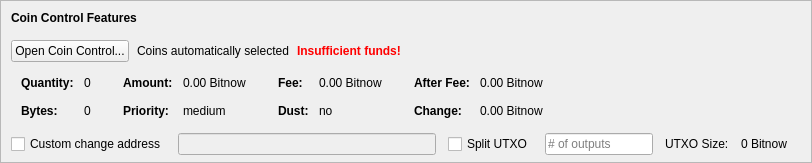
    <widget class="QFrame" name="frameCoinControl">
     <property name="sizePolicy">
      <sizepolicy hsizetype="Expanding" vsizetype="Expanding">
       <horstretch>0</horstretch>
       <verstretch>0</verstretch>
      </sizepolicy>
     </property>
     <property name="maximumSize">
      <size>
       <width>16777215</width>
       <height>16777215</height>
      </size>
     </property>
     <property name="frameShape">
      <enum>QFrame::StyledPanel</enum>
     </property>
     <property name="frameShadow">
      <enum>QFrame::Sunken</enum>
     </property>
     <layout class="QVBoxLayout" name="verticalLayoutCoinControl2">
      <property name="spacing">
       <number>0</number>
      </property>
      <property name="leftMargin">
       <number>0</number>
      </property>
      <property name="topMargin">
       <number>0</number>
      </property>
      <property name="rightMargin">
       <number>0</number>
      </property>
      <property name="bottomMargin">
       <number>6</number>
      </property>
      <item>
       <layout class="QVBoxLayout" name="verticalLayoutCoinControl" stretch="0,0,0,0,1">
        <property name="spacing">
         <number>0</number>
        </property>
        <property name="leftMargin">
         <number>10</number>
        </property>
        <property name="topMargin">
         <number>10</number>
        </property>
        <item>
         <layout class="QHBoxLayout" name="horizontalLayoutCoinControl1">
          <property name="bottomMargin">
           <number>15</number>
          </property>
          <item>
           <widget class="QLabel" name="labelCoinControlFeatures">
            <property name="sizePolicy">
             <sizepolicy hsizetype="Preferred" vsizetype="Maximum">
              <horstretch>0</horstretch>
              <verstretch>0</verstretch>
             </sizepolicy>
            </property>
            <property name="font">
             <font>
              <weight>75</weight>
              <bold>true</bold>
             </font>
            </property>
            <property name="styleSheet">
             <string notr="true">font-weight:bold;</string>
            </property>
            <property name="text">
             <string>Coin Control Features</string>
            </property>
           </widget>
          </item>
         </layout>
        </item>
        <item>
         <layout class="QHBoxLayout" name="horizontalLayoutCoinControl2" stretch="0,0,0,0">
          <property name="spacing">
           <number>8</number>
          </property>
          <property name="bottomMargin">
           <number>10</number>
          </property>
          <item>
           <widget class="QPushButton" name="pushButtonCoinControl">
            <property name="styleSheet">
             <string notr="true"/>
            </property>
            <property name="text">
             <string>Open Coin Control...</string>
            </property>
            <property name="autoDefault">
             <bool>false</bool>
            </property>
           </widget>
          </item>
          <item>
           <widget class="QLabel" name="labelCoinControlAutomaticallySelected">
            <property name="text">
             <string>Coins automatically selected</string>
            </property>
            <property name="margin">
             <number>5</number>
            </property>
           </widget>
          </item>
          <item>
           <widget class="QLabel" name="labelCoinControlInsuffFunds">
            <property name="font">
             <font>
              <weight>75</weight>
              <bold>true</bold>
             </font>
            </property>
            <property name="styleSheet">
             <string notr="true">color:red;font-weight:bold;</string>
            </property>
            <property name="text">
             <string>Insufficient funds!</string>
            </property>
            <property name="margin">
             <number>5</number>
            </property>
           </widget>
          </item>
          <item>
           <spacer name="horizontalSpacerCoinControl">
            <property name="orientation">
             <enum>Qt::Horizontal</enum>
            </property>
            <property name="sizeHint" stdset="0">
             <size>
              <width>40</width>
              <height>1</height>
             </size>
            </property>
           </spacer>
          </item>
         </layout>
        </item>
        <item>
         <widget class="QWidget" name="widgetCoinControl" native="true">
          <property name="sizePolicy">
           <sizepolicy hsizetype="Preferred" vsizetype="Preferred">
            <horstretch>0</horstretch>
            <verstretch>0</verstretch>
           </sizepolicy>
          </property>
          <property name="minimumSize">
           <size>
            <width>0</width>
            <height>0</height>
           </size>
          </property>
          <property name="styleSheet">
           <string notr="true"/>
          </property>
          <layout class="QHBoxLayout" name="horizontalLayoutCoinControl5">
           <property name="leftMargin">
            <number>0</number>
           </property>
           <property name="topMargin">
            <number>0</number>
           </property>
           <property name="rightMargin">
            <number>0</number>
           </property>
           <property name="bottomMargin">
            <number>0</number>
           </property>
           <item>
            <layout class="QHBoxLayout" name="horizontalLayoutCoinControl3" stretch="0,0,0,1">
             <property name="spacing">
              <number>20</number>
             </property>
             <property name="topMargin">
              <number>0</number>
             </property>
             <property name="bottomMargin">
              <number>10</number>
             </property>
             <item>
              <layout class="QFormLayout" name="formLayoutCoinControl1">
               <property name="horizontalSpacing">
                <number>10</number>
               </property>
               <property name="verticalSpacing">
                <number>14</number>
               </property>
               <property name="leftMargin">
                <number>10</number>
               </property>
               <property name="topMargin">
                <number>4</number>
               </property>
               <property name="rightMargin">
                <number>6</number>
               </property>
               <item row="0" column="0">
                <widget class="QLabel" name="labelCoinControlQuantityText">
                 <property name="font">
                  <font>
                   <weight>75</weight>
                   <bold>true</bold>
                  </font>
                 </property>
                 <property name="text">
                  <string>Quantity:</string>
                 </property>
                 <property name="margin">
                  <number>0</number>
                 </property>
                </widget>
               </item>
               <item row="0" column="1">
                <widget class="QLabel" name="labelCoinControlQuantity">
                 <property name="cursor">
                  <cursorShape>IBeamCursor</cursorShape>
                 </property>
                 <property name="contextMenuPolicy">
                  <enum>Qt::ActionsContextMenu</enum>
                 </property>
                 <property name="text">
                  <string notr="true">0</string>
                 </property>
                 <property name="margin">
                  <number>0</number>
                 </property>
                 <property name="textInteractionFlags">
                  <set>Qt::LinksAccessibleByMouse|Qt::TextSelectableByKeyboard|Qt::TextSelectableByMouse</set>
                 </property>
                </widget>
               </item>
               <item row="1" column="0">
                <widget class="QLabel" name="labelCoinControlBytesText">
                 <property name="font">
                  <font>
                   <weight>75</weight>
                   <bold>true</bold>
                  </font>
                 </property>
                 <property name="text">
                  <string>Bytes:</string>
                 </property>
                </widget>
               </item>
               <item row="1" column="1">
                <widget class="QLabel" name="labelCoinControlBytes">
                 <property name="cursor">
                  <cursorShape>IBeamCursor</cursorShape>
                 </property>
                 <property name="contextMenuPolicy">
                  <enum>Qt::ActionsContextMenu</enum>
                 </property>
                 <property name="text">
                  <string notr="true">0</string>
                 </property>
                 <property name="textInteractionFlags">
                  <set>Qt::LinksAccessibleByMouse|Qt::TextSelectableByKeyboard|Qt::TextSelectableByMouse</set>
                 </property>
                </widget>
               </item>
              </layout>
             </item>
             <item>
              <layout class="QFormLayout" name="formLayoutCoinControl2">
               <property name="horizontalSpacing">
                <number>10</number>
               </property>
               <property name="verticalSpacing">
                <number>14</number>
               </property>
               <property name="leftMargin">
                <number>6</number>
               </property>
               <property name="topMargin">
                <number>4</number>
               </property>
               <property name="rightMargin">
                <number>6</number>
               </property>
               <item row="0" column="0">
                <widget class="QLabel" name="labelCoinControlAmountText">
                 <property name="font">
                  <font>
                   <weight>75</weight>
                   <bold>true</bold>
                  </font>
                 </property>
                 <property name="text">
                  <string>Amount:</string>
                 </property>
                 <property name="margin">
                  <number>0</number>
                 </property>
                </widget>
               </item>
               <item row="0" column="1">
                <widget class="QLabel" name="labelCoinControlAmount">
                 <property name="cursor">
                  <cursorShape>IBeamCursor</cursorShape>
                 </property>
                 <property name="contextMenuPolicy">
                  <enum>Qt::ActionsContextMenu</enum>
                 </property>
                 <property name="text">
                  <string notr="true">0.00 Bitnow</string>
                 </property>
                 <property name="textInteractionFlags">
                  <set>Qt::LinksAccessibleByMouse|Qt::TextSelectableByKeyboard|Qt::TextSelectableByMouse</set>
                 </property>
                </widget>
               </item>
               <item row="1" column="0">
                <widget class="QLabel" name="labelCoinControlPriorityText">
                 <property name="font">
                  <font>
                   <weight>75</weight>
                   <bold>true</bold>
                  </font>
                 </property>
                 <property name="text">
                  <string>Priority:</string>
                 </property>
                </widget>
               </item>
               <item row="1" column="1">
                <widget class="QLabel" name="labelCoinControlPriority">
                 <property name="cursor">
                  <cursorShape>IBeamCursor</cursorShape>
                 </property>
                 <property name="contextMenuPolicy">
                  <enum>Qt::ActionsContextMenu</enum>
                 </property>
                 <property name="text">
                  <string>medium</string>
                 </property>
                 <property name="textInteractionFlags">
                  <set>Qt::LinksAccessibleByMouse|Qt::TextSelectableByKeyboard|Qt::TextSelectableByMouse</set>
                 </property>
                </widget>
               </item>
              </layout>
             </item>
             <item>
              <layout class="QFormLayout" name="formLayoutCoinControl3">
               <property name="horizontalSpacing">
                <number>10</number>
               </property>
               <property name="verticalSpacing">
                <number>14</number>
               </property>
               <property name="leftMargin">
                <number>6</number>
               </property>
               <property name="topMargin">
                <number>4</number>
               </property>
               <property name="rightMargin">
                <number>6</number>
               </property>
               <item row="0" column="0">
                <widget class="QLabel" name="labelCoinControlFeeText">
                 <property name="font">
                  <font>
                   <weight>75</weight>
                   <bold>true</bold>
                  </font>
                 </property>
                 <property name="text">
                  <string>Fee:</string>
                 </property>
                 <property name="margin">
                  <number>0</number>
                 </property>
                </widget>
               </item>
               <item row="0" column="1">
                <widget class="QLabel" name="labelCoinControlFee">
                 <property name="cursor">
                  <cursorShape>IBeamCursor</cursorShape>
                 </property>
                 <property name="contextMenuPolicy">
                  <enum>Qt::ActionsContextMenu</enum>
                 </property>
                 <property name="text">
                  <string notr="true">0.00 Bitnow</string>
                 </property>
                 <property name="textInteractionFlags">
                  <set>Qt::LinksAccessibleByMouse|Qt::TextSelectableByKeyboard|Qt::TextSelectableByMouse</set>
                 </property>
                </widget>
               </item>
               <item row="1" column="0">
                <widget class="QLabel" name="labelCoinControlLowOutputText">
                 <property name="font">
                  <font>
                   <weight>75</weight>
                   <bold>true</bold>
                  </font>
                 </property>
                 <property name="text">
                  <string>Dust:</string>
                 </property>
                </widget>
               </item>
               <item row="1" column="1">
                <widget class="QLabel" name="labelCoinControlLowOutput">
                 <property name="cursor">
                  <cursorShape>IBeamCursor</cursorShape>
                 </property>
                 <property name="contextMenuPolicy">
                  <enum>Qt::ActionsContextMenu</enum>
                 </property>
                 <property name="text">
                  <string>no</string>
                 </property>
                 <property name="textInteractionFlags">
                  <set>Qt::LinksAccessibleByMouse|Qt::TextSelectableByKeyboard|Qt::TextSelectableByMouse</set>
                 </property>
                </widget>
               </item>
              </layout>
             </item>
             <item>
              <layout class="QFormLayout" name="formLayoutCoinControl4">
               <property name="horizontalSpacing">
                <number>10</number>
               </property>
               <property name="verticalSpacing">
                <number>14</number>
               </property>
               <property name="leftMargin">
                <number>6</number>
               </property>
               <property name="topMargin">
                <number>4</number>
               </property>
               <property name="rightMargin">
                <number>6</number>
               </property>
               <item row="0" column="0">
                <widget class="QLabel" name="labelCoinControlAfterFeeText">
                 <property name="font">
                  <font>
                   <weight>75</weight>
                   <bold>true</bold>
                  </font>
                 </property>
                 <property name="text">
                  <string>After Fee:</string>
                 </property>
                 <property name="margin">
                  <number>0</number>
                 </property>
                </widget>
               </item>
               <item row="0" column="1">
                <widget class="QLabel" name="labelCoinControlAfterFee">
                 <property name="cursor">
                  <cursorShape>IBeamCursor</cursorShape>
                 </property>
                 <property name="contextMenuPolicy">
                  <enum>Qt::ActionsContextMenu</enum>
                 </property>
                 <property name="text">
                  <string notr="true">0.00 Bitnow</string>
                 </property>
                 <property name="textInteractionFlags">
                  <set>Qt::LinksAccessibleByMouse|Qt::TextSelectableByKeyboard|Qt::TextSelectableByMouse</set>
                 </property>
                </widget>
               </item>
               <item row="1" column="0">
                <widget class="QLabel" name="labelCoinControlChangeText">
                 <property name="font">
                  <font>
                   <weight>75</weight>
                   <bold>true</bold>
                  </font>
                 </property>
                 <property name="text">
                  <string>Change:</string>
                 </property>
                </widget>
               </item>
               <item row="1" column="1">
                <widget class="QLabel" name="labelCoinControlChange">
                 <property name="cursor">
                  <cursorShape>IBeamCursor</cursorShape>
                 </property>
                 <property name="contextMenuPolicy">
                  <enum>Qt::ActionsContextMenu</enum>
                 </property>
                 <property name="text">
                  <string notr="true">0.00 Bitnow</string>
                 </property>
                 <property name="textInteractionFlags">
                  <set>Qt::LinksAccessibleByMouse|Qt::TextSelectableByKeyboard|Qt::TextSelectableByMouse</set>
                 </property>
                </widget>
               </item>
              </layout>
             </item>
            </layout>
           </item>
          </layout>
         </widget>
        </item>
        <item>
         <layout class="QHBoxLayout" name="horizontalLayoutCoinControl4" stretch="0,0,0,0,0,0,0">
          <property name="spacing">
           <number>12</number>
          </property>
          <property name="sizeConstraint">
           <enum>QLayout::SetDefaultConstraint</enum>
          </property>
          <property name="topMargin">
           <number>5</number>
          </property>
          <property name="rightMargin">
           <number>5</number>
          </property>
          <item>
           <widget class="QCheckBox" name="checkBoxCoinControlChange">
            <property name="toolTip">
             <string>If this is activated, but the change address is empty or invalid, change will be sent to a newly generated address.</string>
            </property>
            <property name="text">
             <string>Custom change address</string>
            </property>
           </widget>
          </item>
          <item>
           <widget class="QValidatedLineEdit" name="lineEditCoinControlChange">
            <property name="enabled">
             <bool>false</bool>
            </property>
            <property name="sizePolicy">
             <sizepolicy hsizetype="Expanding" vsizetype="Fixed">
              <horstretch>0</horstretch>
              <verstretch>0</verstretch>
             </sizepolicy>
            </property>
           </widget>
          </item>
          <item>
           <widget class="QCheckBox" name="splitBlockCheckBox">
            <property name="text">
             <string>Split UTXO</string>
            </property>
           </widget>
          </item>
          <item>
           <widget class="QLineEdit" name="splitBlockLineEdit">
            <property name="sizePolicy">
             <sizepolicy hsizetype="Fixed" vsizetype="Fixed">
              <horstretch>50</horstretch>
              <verstretch>0</verstretch>
             </sizepolicy>
            </property>
            <property name="placeholderText">
             <string># of outputs</string>
            </property>
           </widget>
          </item>
          <item>
           <widget class="QLabel" name="labelBlockSizeText">
            <property name="text">
             <string>UTXO Size:</string>
            </property>
           </widget>
          </item>
          <item>
           <widget class="QLabel" name="labelBlockSize">
            <property name="text">
             <string>0 Bitnow</string>
            </property>
           </widget>
          </item>
          <item>
           <widget class="QLabel" name="labelCoinControlChangeLabel">
            <property name="sizePolicy">
             <sizepolicy hsizetype="Preferred" vsizetype="Expanding">
              <horstretch>0</horstretch>
              <verstretch>0</verstretch>
             </sizepolicy>
            </property>
            <property name="minimumSize">
             <size>
              <width>0</width>
              <height>0</height>
             </size>
            </property>
            <property name="text">
             <string/>
            </property>
            <property name="margin">
             <number>3</number>
            </property>
           </widget>
          </item>
         </layout>
        </item>
        <item>
         <spacer name="verticalSpacerCoinControl">
          <property name="orientation">
           <enum>Qt::Vertical</enum>
          </property>
          <property name="sizeHint" stdset="0">
           <size>
            <width>800</width>
            <height>1</height>
           </size>
          </property>
         </spacer>
        </item>
       </layout>
      </item>
     </layout>
    </widget>
